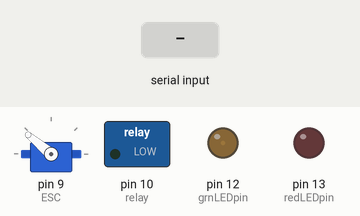
The sketch below on a simulated Arduino Uno, built with avr-gcc and run on an emulated ATmega328P. On the bench: servo, switched loads named in the sketch (green lamp = pin HIGH), output pins drawn as LEDs (lit = HIGH). The test bench sets the inputs (shaded band). What the sketch prints to the serial monitor is not drawn.

Above: at 13.2 s.
13.3 s: "1" received over Serial
At 13.7 s:
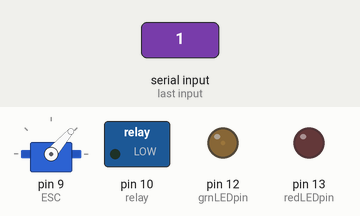
14.8 s: "0" received over Serial
At 16.0 s:
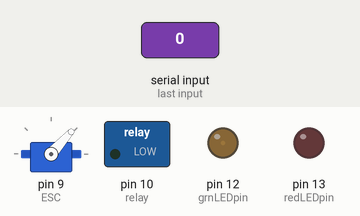
Timing chart, 0 to 17.8 s (numbered marks = the images above; inputs shaded):
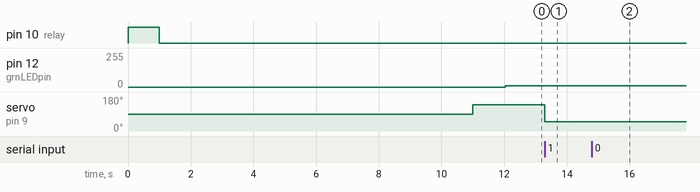

The sketch:

_1_B_ESC.ino
```cpp
/* ESCcalibrator.ino
  The ESCs used in the ROV will need to be calibrated to the Arduino
  output signals.  For most ESCs the method of programming them is
  to put the transmitter to maximum throttle, turn on the ESC and
  wait for it to signal that it has the maximum setting calibrated,
  then put the throttle to minimum and wait for the ESC to signal
  that it has the minimum setting calibrated.
  This sketch will provide the throttle motions and signal the shift
  to the low setting by flashing a red LED.  A flashing green LED
  will signal the end of the process.

  The connections are:
  7.6V onto the ESC when needed.
  Servo control pin for ESC on Arduino pin D9
  Red LED on Pin 13
  Green LED on Pin 12

*/

#include <Servo.h>
Servo ESC;  //Servo object called "ESC"
int throttle = 0;  //Variable for the throttle setting.
const int grnLEDpin = 12;
const int redLEDpin = 13;
const int relay = 10;
bool isCal = false;

String inString = "";    // string to hold input

void setup()
{
  pinMode(relay, OUTPUT);
  pinMode(grnLEDpin, OUTPUT);
  pinMode(redLEDpin, OUTPUT);
  ESC.attach(9, 600, 2250); //attach the ESC to pin 9
  //Due to problems with the ESC recognising the maximum
  //position at the default settings, the figures after
  //the pin number are the microsecond signals for the
  //minimum and maximum that the ESC will recognise.
  // 600 and 2250 work.
  digitalWrite(relay, HIGH);
  delay(1000);
  digitalWrite(relay, LOW);

  Serial.begin(115200);
  Serial.println("begin");
  if (isCal) {
    throttle = 180;  //Set the throttle to maximum
    ESC.write(throttle); //Set the ESC signal to maximum
    //At this point the ESC's power should be connected.
    delay(10000);  //Allow the user time to connect the battery to
    //the ESC.
    redBlink();  //Jump to the Blinking red LED subroutine
    throttle = 0;  //Set the throttle to zero
    ESC.write(throttle);  //Set the ESC signal to the zero position.
    delay(10000);  // allow a 10 second delay for the ESC to signal
    //that it is done.
    throttle = 90;  //Set throttle to the neutral position.
    ESC.write(throttle);
    delay(10000);   //The ESC should now be calibrated.
    Serial.println("cal done");
  } else {

    throttle = 90;  //Set the throttle to zero
    ESC.write(throttle);  //Set the ESC signal to the zero position.
    delay(10000);  // allow a 10 second delay for the ESC to signal
    //that it is done.
    throttle = 140;  //Set throttle to the neutral position.
    ESC.write(throttle);
    delay(1000);   //The ESC should now be calibrated.
    Serial.println("arm done");
  }
}

void loop()
{
/*
  while (Serial.available() > 0) {
    // get the new byte:

    int method = 0; //OFX = 0 , serialport direct input = 1

    if ( method == 0) {
      int inChar = Serial.read();
      throttle = inChar;
      Serial.print("Value: ");
      Serial.println(throttle);

    }*/
    /*   } else {
         int inChar = Serial.read();
         if (isDigit(inChar)) {
           // convert the incoming byte to a char
           // and add it to the string:
           inString += (char)inChar;
         }
         // if you get a newline, print the string,
         // then the string's value:
         if (inChar == '\n') {
           Serial.print("Value:");
           Serial.println(inString.toInt());
           Serial.print("String: ");
           Serial.println(inString);
           // clear the string for new input:
           throttle = inString.toInt();
           inString = "";
         }

       }*/


//  }

  while (Serial.available() > 0)
  {
  //
    //Serial.println(a);

 int a = Serial.read(); //for OFX use this
  // a = Serial.parseInt(); ////for normal serial test use this
throttle = a;
//Serial.println(throttle);
  }


  ESC.write(throttle);
  // delay(10000);   //The ESC should now be calibrated.
  //Blink the green LED to signal end of process
  digitalWrite(grnLEDpin, HIGH);
  // delay(1000);
  digitalWrite(grnLEDpin, LOW);
  // delay(1000);
}

void redBlink()
{
  //Blink the redLED to signal the imminent move to the
  //low throttle setting.
  for (int i = 1; i < 6; i++) //do the sequence for 10 seconds.
  {
    digitalWrite(redLEDpin, HIGH);
    delay(1000);
    digitalWrite(redLEDpin, LOW);
    delay(1000);
  }
}
```

Measured:
- after the input at 13.3 s, servo on pin 9 (ESC): 140° → 49° at once
- after the input at 14.8 s, servo on pin 9 (ESC): 49° → 48° at once
